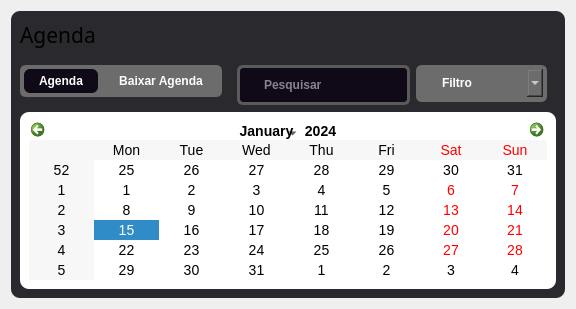
             <widget class="QWidget" name="calendario_page">
              <layout class="QVBoxLayout" name="verticalLayout_40">
               <item>
                <widget class="QWidget" name="widget_geral_calendario" native="true">
                 <property name="styleSheet">
                  <string notr="true">



background-color: rgb(42, 41, 45);
border-radius: 9px;</string>
                 </property>
                 <layout class="QVBoxLayout" name="verticalLayout_41">
                  <item alignment="Qt::AlignLeft">
                   <widget class="QLabel" name="lbl_calendario">
                    <property name="font">
                     <font>
                      <family>Inter 28pt SemiBold</family>
                      <pointsize>8</pointsize>
                      <weight>7</weight>
                      <italic>false</italic>
                      <bold>false</bold>
                     </font>
                    </property>
                    <property name="text">
                     <string>&lt;html&gt;&lt;head/&gt;&lt;body&gt;&lt;p&gt;&lt;span style=&quot; font-size:16pt; font-weight:400;&quot;&gt;Agenda&lt;/span&gt;&lt;/p&gt;&lt;/body&gt;&lt;/html&gt;</string>
                    </property>
                   </widget>
                  </item>
                  <item>
                   <widget class="QWidget" name="widget_calendario_funcoes" native="true">
                    <property name="sizePolicy">
                     <sizepolicy hsizetype="Expanding" vsizetype="Expanding">
                      <horstretch>0</horstretch>
                      <verstretch>0</verstretch>
                     </sizepolicy>
                    </property>
                    <property name="minimumSize">
                     <size>
                      <width>200</width>
                      <height>50</height>
                     </size>
                    </property>
                    <property name="maximumSize">
                     <size>
                      <width>16777215</width>
                      <height>50</height>
                     </size>
                    </property>
                    <property name="styleSheet">
                     <string notr="true">
QPushButton{


 background-color: rgb(91, 91, 91);
}</string>
                    </property>
                    <layout class="QHBoxLayout" name="horizontalLayout_40">
                     <property name="leftMargin">
                      <number>0</number>
                     </property>
                     <property name="topMargin">
                      <number>0</number>
                     </property>
                     <property name="rightMargin">
                      <number>0</number>
                     </property>
                     <property name="bottomMargin">
                      <number>0</number>
                     </property>
                     <item alignment="Qt::AlignLeft|Qt::AlignVCenter">
                      <widget class="QFrame" name="frame_tabela_calendario">
                       <property name="sizePolicy">
                        <sizepolicy hsizetype="Fixed" vsizetype="Fixed">
                         <horstretch>0</horstretch>
                         <verstretch>0</verstretch>
                        </sizepolicy>
                       </property>
                       <property name="minimumSize">
                        <size>
                         <width>200</width>
                         <height>0</height>
                        </size>
                       </property>
                       <property name="maximumSize">
                        <size>
                         <width>800</width>
                         <height>16777215</height>
                        </size>
                       </property>
                       <property name="styleSheet">
                        <string notr="true">QFrame{

border: 4px solid #6c6c6c;
}
QFrame{
background-color: rgb(108, 108, 108);
border-radius: 6px;
}
QPushButton {


	font: 75 10pt &quot;Inter 18pt&quot;;
	font-weight: bold;
    background-color: #6c6c6c;
    color: white;
    padding: 5px 15px;
    border-radius: 6px;
    border: none;
    min-width: 40px;   /* largura mínima */
}
QPushButton:hover {
    background-color: #4a4a4a;
}

</string>
                       </property>
                       <property name="frameShape">
                        <enum>QFrame::StyledPanel</enum>
                       </property>
                       <property name="frameShadow">
                        <enum>QFrame::Raised</enum>
                       </property>
                       <layout class="QHBoxLayout" name="horizontalLayout_41">
                        <property name="spacing">
                         <number>6</number>
                        </property>
                        <property name="leftMargin">
                         <number>0</number>
                        </property>
                        <property name="topMargin">
                         <number>0</number>
                        </property>
                        <property name="rightMargin">
                         <number>0</number>
                        </property>
                        <property name="bottomMargin">
                         <number>0</number>
                        </property>
                        <item alignment="Qt::AlignVCenter">
                         <widget class="QPushButton" name="btn_calendario">
                          <property name="sizePolicy">
                           <sizepolicy hsizetype="Fixed" vsizetype="Fixed">
                            <horstretch>0</horstretch>
                            <verstretch>0</verstretch>
                           </sizepolicy>
                          </property>
                          <property name="cursor">
                           <cursorShape>ArrowCursor</cursorShape>
                          </property>
                          <property name="styleSheet">
                           <string notr="true">QPushButton {
    background-color: #100917;

}</string>
                          </property>
                          <property name="text">
                           <string>Agenda</string>
                          </property>
                          <property name="icon">
                           <iconset resource="../imagens/imgs.qrc">
                            <normaloff>:/imgs/list.png</normaloff>:/imgs/list.png</iconset>
                          </property>
                          <property name="iconSize">
                           <size>
                            <width>20</width>
                            <height>20</height>
                           </size>
                          </property>
                          <property name="checkable">
                           <bool>true</bool>
                          </property>
                          <property name="checked">
                           <bool>true</bool>
                          </property>
                         </widget>
                        </item>
                        <item>
                         <widget class="QPushButton" name="btn_baixar_calendario">
                          <property name="sizePolicy">
                           <sizepolicy hsizetype="Fixed" vsizetype="Fixed">
                            <horstretch>0</horstretch>
                            <verstretch>0</verstretch>
                           </sizepolicy>
                          </property>
                          <property name="minimumSize">
                           <size>
                            <width>70</width>
                            <height>0</height>
                           </size>
                          </property>
                          <property name="cursor">
                           <cursorShape>PointingHandCursor</cursorShape>
                          </property>
                          <property name="styleSheet">
                           <string notr="true">padding: 5px 15px;</string>
                          </property>
                          <property name="text">
                           <string>Baixar Agenda</string>
                          </property>
                          <property name="icon">
                           <iconset resource="../imagens/imgs.qrc">
                            <normaloff>:/imgs/downloads.png</normaloff>:/imgs/downloads.png</iconset>
                          </property>
                          <property name="iconSize">
                           <size>
                            <width>20</width>
                            <height>20</height>
                           </size>
                          </property>
                          <property name="checkable">
                           <bool>false</bool>
                          </property>
                         </widget>
                        </item>
                       </layout>
                      </widget>
                     </item>
                     <item alignment="Qt::AlignRight|Qt::AlignTop">
                      <widget class="QFrame" name="frame_pesquisa_calendario">
                       <property name="sizePolicy">
                        <sizepolicy hsizetype="Expanding" vsizetype="Expanding">
                         <horstretch>0</horstretch>
                         <verstretch>0</verstretch>
                        </sizepolicy>
                       </property>
                       <property name="styleSheet">
                        <string notr="true">
QLineEdit {
	font: 75 10pt &quot;Inter 18pt&quot;;
	font-weight: bold;
	font-color: rgb(255, 255, 255);
    background-color: #100917;
    color: white;
    padding: 5px 22px;
    border-radius: 6px;
    border: 3px solid #5a5a5a;
    min-width: 110px;   /* largura mínima */
}
QLineEdit:hover {
    background-color: #4a4a4a;
}
QLineEdit:checked {
    background-color: #100917;
    font-weight: bold;
}
</string>
                       </property>
                       <property name="frameShape">
                        <enum>QFrame::StyledPanel</enum>
                       </property>
                       <property name="frameShadow">
                        <enum>QFrame::Raised</enum>
                       </property>
                       <layout class="QHBoxLayout" name="horizontalLayout_42">
                        <item>
                         <widget class="QLineEdit" name="pesquisa_calendario">
                          <property name="sizePolicy">
                           <sizepolicy hsizetype="Expanding" vsizetype="Expanding">
                            <horstretch>0</horstretch>
                            <verstretch>0</verstretch>
                           </sizepolicy>
                          </property>
                          <property name="minimumSize">
                           <size>
                            <width>160</width>
                            <height>40</height>
                           </size>
                          </property>
                          <property name="maximumSize">
                           <size>
                            <width>200</width>
                            <height>50</height>
                           </size>
                          </property>
                          <property name="styleSheet">
                           <string notr="true"/>
                          </property>
                          <property name="placeholderText">
                           <string>Pesquisar</string>
                          </property>
                         </widget>
                        </item>
                        <item alignment="Qt::AlignRight">
                         <widget class="QFrame" name="frame_filtro_calendario">
                          <property name="sizePolicy">
                           <sizepolicy hsizetype="Fixed" vsizetype="Fixed">
                            <horstretch>0</horstretch>
                            <verstretch>0</verstretch>
                           </sizepolicy>
                          </property>
                          <property name="minimumSize">
                           <size>
                            <width>40</width>
                            <height>37</height>
                           </size>
                          </property>
                          <property name="styleSheet">
                           <string notr="true">QFrame{

border: 4px solid #6c6c6c;
}
QFrame{
background-color: rgb(108, 108, 108);
border-radius: 6px;
}
QComboBox {


	font: 75 10pt &quot;Inter 18pt&quot;;
	font-weight: bold;
    background-color: #6c6c6c;
    color: white;
    padding: 6px 22px;
    border-radius: 6px;
    border: none;
    min-width: 54px;   /* largura mínima */
}
QComboBox:hover {
    background-color: #4a4a4a;
}
QComboBox:checked {
    background-color: #100917;

}
</string>
                          </property>
                          <property name="frameShape">
                           <enum>QFrame::StyledPanel</enum>
                          </property>
                          <property name="frameShadow">
                           <enum>QFrame::Raised</enum>
                          </property>
                          <layout class="QHBoxLayout" name="horizontalLayout_43">
                           <property name="spacing">
                            <number>6</number>
                           </property>
                           <property name="leftMargin">
                            <number>0</number>
                           </property>
                           <property name="topMargin">
                            <number>0</number>
                           </property>
                           <property name="rightMargin">
                            <number>0</number>
                           </property>
                           <property name="bottomMargin">
                            <number>0</number>
                           </property>
                           <item>
                            <widget class="QComboBox" name="filtro_calendario">
                             <property name="minimumSize">
                              <size>
                               <width>98</width>
                               <height>0</height>
                              </size>
                             </property>
                             <property name="maximumSize">
                              <size>
                               <width>140</width>
                               <height>16777215</height>
                              </size>
                             </property>
                             <property name="cursor">
                              <cursorShape>PointingHandCursor</cursorShape>
                             </property>
                             <property name="editable">
                              <bool>false</bool>
                             </property>
                             <property name="currentText">
                              <string/>
                             </property>
                             <property name="placeholderText">
                              <string>Filtro</string>
                             </property>
                             <item>
                              <property name="text">
                               <string>Dias livres</string>
                              </property>
                             </item>
                             <item>
                              <property name="text">
                               <string>Reuniões</string>
                              </property>
                             </item>
                            </widget>
                           </item>
                          </layout>
                         </widget>
                        </item>
                       </layout>
                      </widget>
                     </item>
                    </layout>
                   </widget>
                  </item>
                  <item>
                   <widget class="QWidget" name="tabela_do_calendario" native="true">
                    <property name="styleSheet">
                     <string notr="true">QWidget {
    background-color: white;
    color: black;
    font-family: &quot;Segoe UI&quot;;
    font-size: 14px;
}

QCalendarWidget {
    background-color: black;
    border-radius: 12px;
    padding: 8px;
}</string>
                    </property>
                    <layout class="QVBoxLayout" name="verticalLayout_42">
                     <item>
                      <widget class="QCalendarWidget" name="substitua_calendario_aqui">
                       <property name="cursor">
                        <cursorShape>PointingHandCursor</cursorShape>
                       </property>
                      </widget>
                     </item>
                    </layout>
                   </widget>
                  </item>
                 </layout>
                </widget>
               </item>
              </layout>
             </widget>
